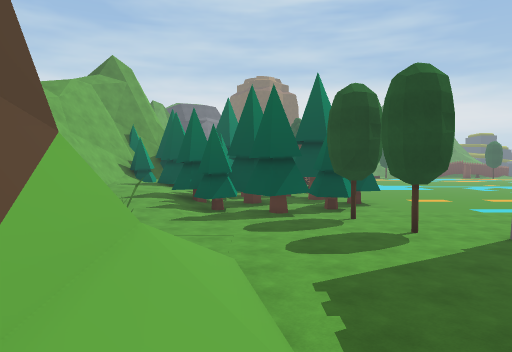
[1] (above)

24 first-person views from a walk through a scene from a Unity 3-D project. The camera is 1.3 m above the floor, tilts 2° down and sees 70° across. The floor is counted in squares, 2 m on a side. Each view is taken from the middle of a square. On the plan, view 1 faces up. The plan holds only what a view shows up to about 11 squares ahead; the rest is blank. The place goes on beyond the plan. The player character is not drawn. Some surface patterns are stand-ins.

[2]
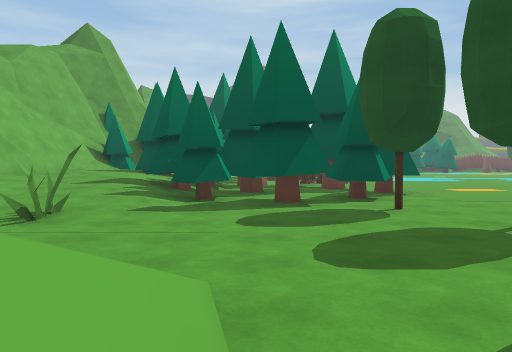

[3]
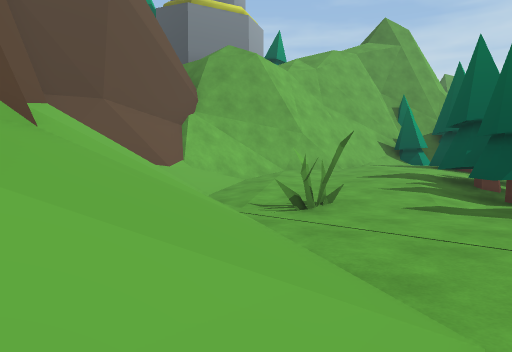

[4]
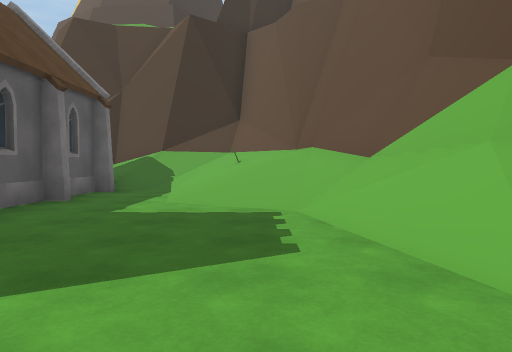

[5]
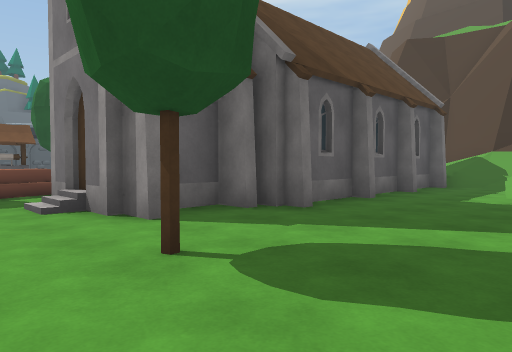

[6]
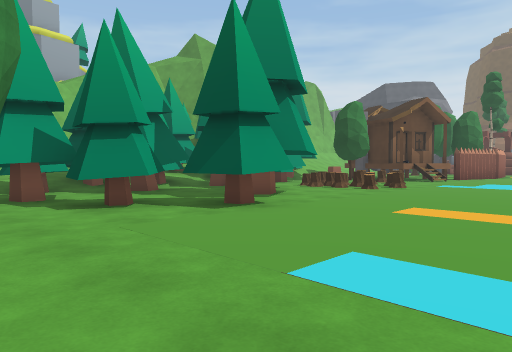

[7]
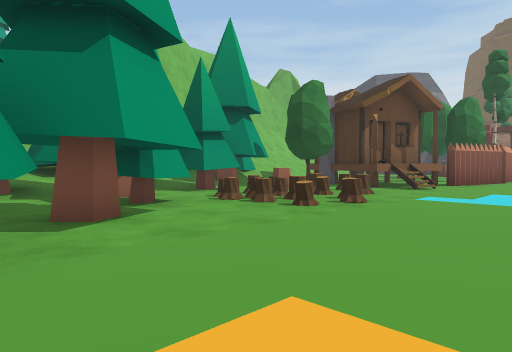

[8]
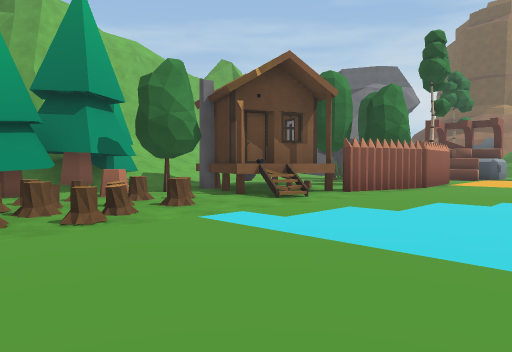

[9]
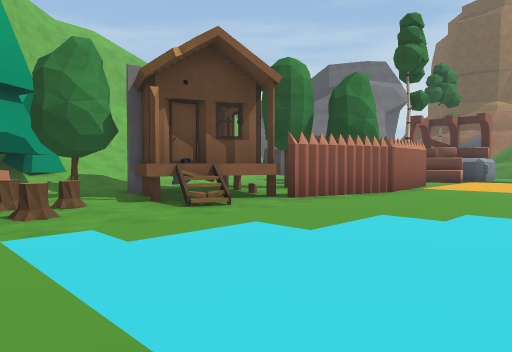

[10]
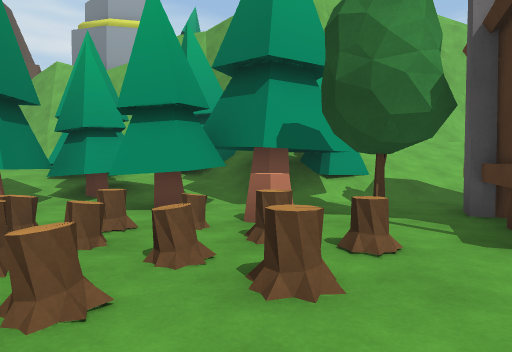

[11]
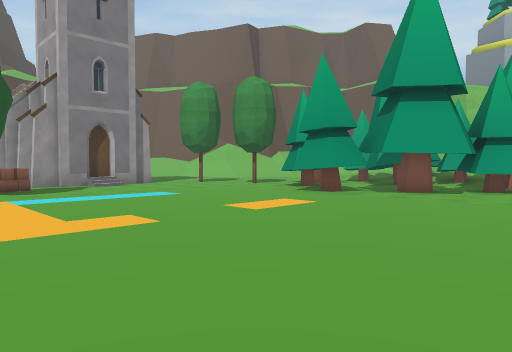

[12]
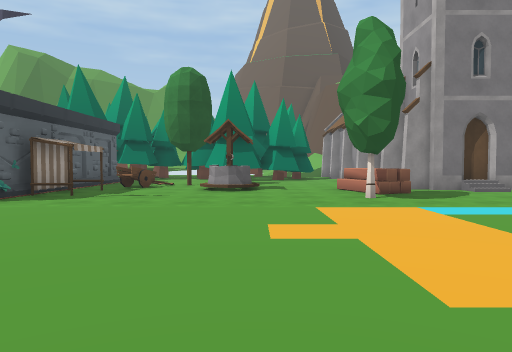

[13]
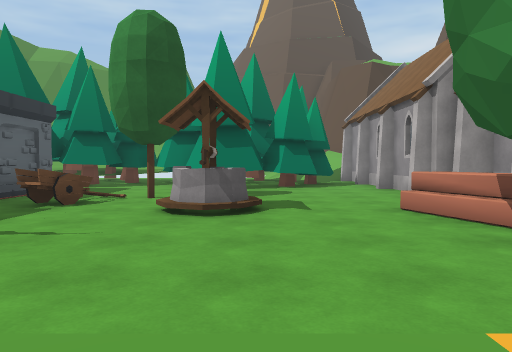

[14]
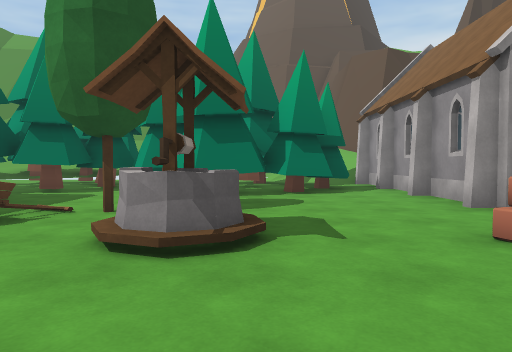

[15]
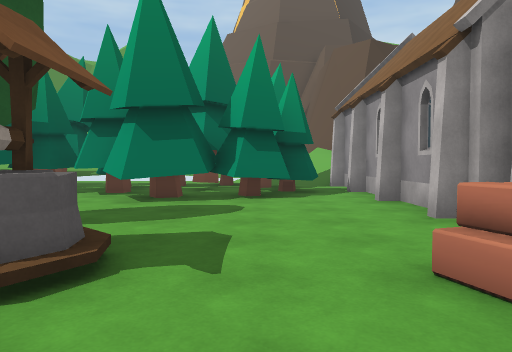

[16]
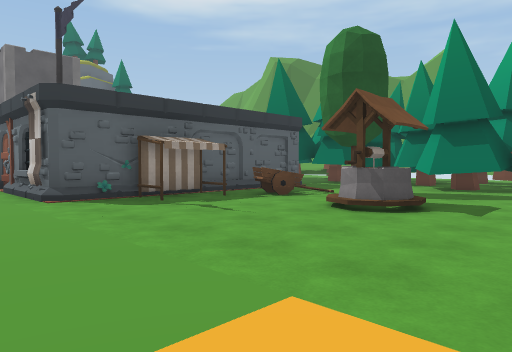

[17]
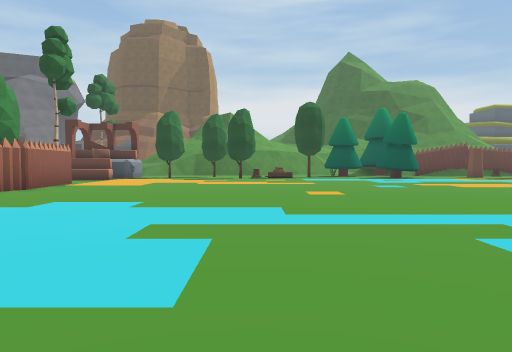

[18]
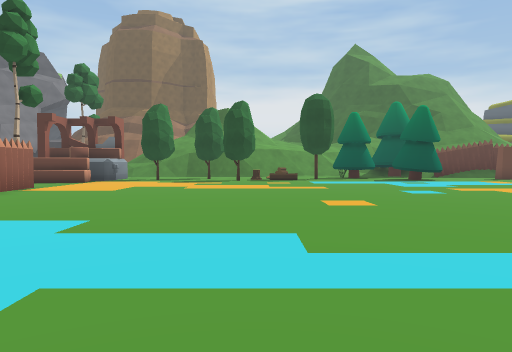

[19]
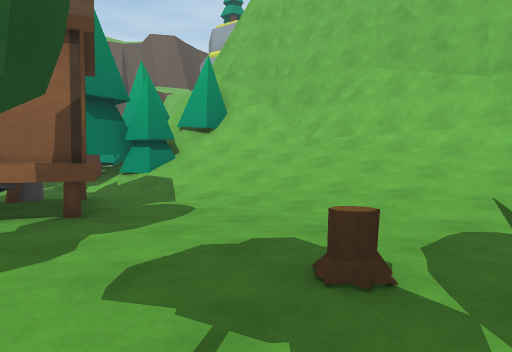

[20]
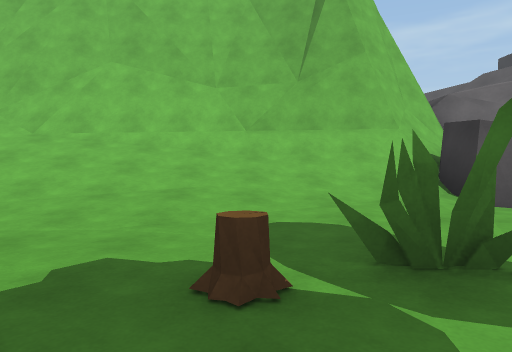

[21]
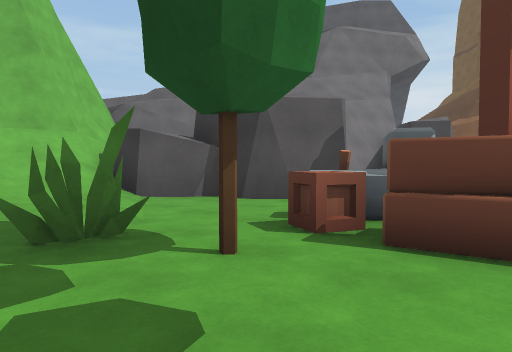

[22]
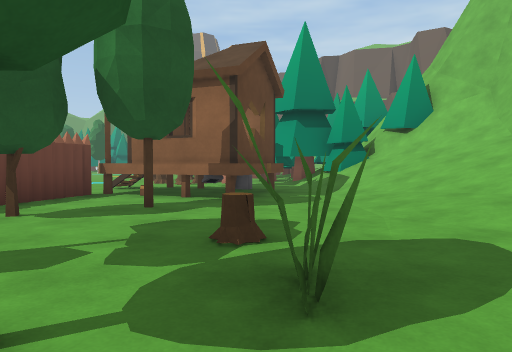

[23]
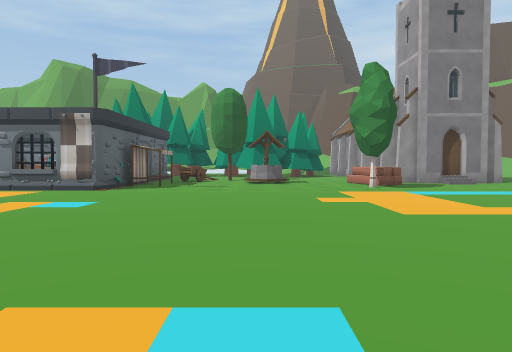

[24]
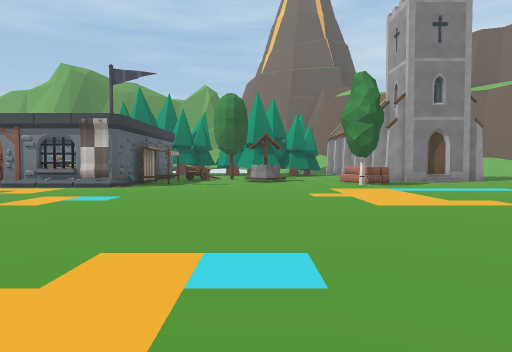

### Floor plan
Key: @ floor where view 1 was taken; # wall or solid block; . main floor; : floor 0.25 m higher than the main floor; + floor 1 m higher than the main floor; / step, stairs or slope; ^ raised ledge; T tree; W well; S stump; B banner; U building; O other object.
Columns run from 9 left of view 1 to 18 right of it. Each row starts with its distance up from view 1.
 33   #####..UU
 32   ^##//...UUU
 31    ^///...T................
 30    ^///..O..TO.............
 29    ^///..S...O.............
 28    ^////....TO.............
 27    ^////...T#O............
 26    ^////.....O............
 25    ^////.####O...........
 24    ^////.####...........
 23    ^////.####...........
 22    ^#TT/...##..........
 21     ##TTT.TS..........
 20       TT..OSS..........
 19      TTTTTSSS...........
 18      T TTTSSSS...........
 17      TTTT..S.............
 16     /TT:TTTTT.............
 15     ++/ TTTT...............
 14   ##++/ TTTTTT.............
 13   #//+TTTTT.TT..............
 12  ##////TTT TT...............
 11 ##//////TTTTT...............
 10 #///////.TT...............B#
  9 ##//////....T......T......#
  8  #////O.....T...../.......
  7  ^// //.......####/O.WW..##
  6    /  ///......#  ......OO#
  5    ^  ///.....####.....T..
  4       ^ //....#  #........#
  3        ^#/....#  #....T....
  2        ^#/....#  #..TTTT.TTT
  1        ^#///..#  ##TTT TTTTT
  0         ^@//..#  ##TTTT TTTT
 -1         ^#//..#  ##TTTT  TT
 -2          #O////   #T TT  T
 -3          ^#////
 -4           #####

Where each view was taken, in squares from view 1:
view 1: 0 up, 0 right, facing up
view 2: 3 up, 0 right, facing up
view 3: 4 up, 0 right, facing up-left
view 4: 7 up, 1 right, facing down
view 5: 9 up, 1 right, facing down-right
view 6: 9 up, 8 right, facing up-left
view 7: 13 up, 7 right, facing up-left
view 8: 17 up, 8 right, facing up-left
view 9: 19 up, 8 right, facing up-left
view 10: 20 up, 5 right, facing left
view 11: 18 up, 11 right, facing down-left
view 12: 16 up, 12 right, facing down
view 13: 12 up, 12 right, facing down
view 14: 10 up, 12 right, facing down
view 15: 9 up, 11 right, facing down
view 16: 12 up, 10 right, facing down-right
view 17: 18 up, 10 right, facing up
view 18: 20 up, 10 right, facing up
view 19: 30 up, 2 right, facing down-left
view 20: 29 up, 2 right, facing left
view 21: 29 up, 3 right, facing up-left
view 22: 32 up, 0 right, facing down
view 23: 19 up, 13 right, facing down
view 24: 20 up, 13 right, facing down
